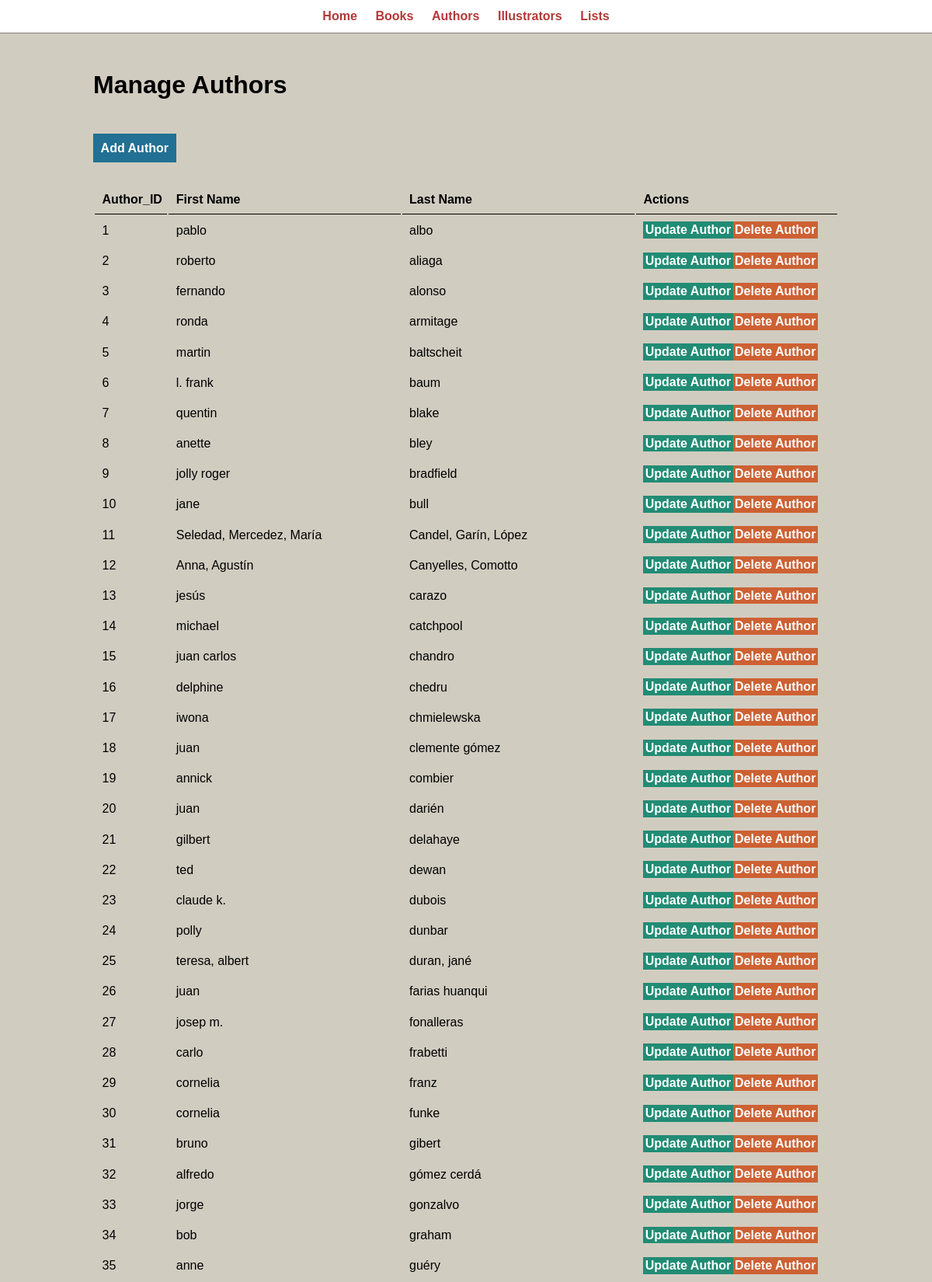
/admin/authors.php (upper part), run on the app's committed database.
### tables this page shows
CREATE TABLE `authors` (
  `author_id` int NOT NULL AUTO_INCREMENT,
  `first_name` varchar(64) DEFAULT NULL,
  `last_name` varchar(64) DEFAULT NULL,
  PRIMARY KEY (`author_id`)
);

### admin/authors.php (the view)
<?php include('./partials/menu.php');
$conn = new mysqli("localhost", "root", "t8G54prZ@Nfr", "madrid_libraries_project");?>
<div class="main-content">
    <div class="wrapper">
        <h1>Manage Authors</h1>
        <br /><br /><br />
        <a href="#" class="btn-primary">Add Author</a>
        <br /><br /><br />
        <table class="tbl-full">
            <tr>
                <th>Author_ID</th>
                <th>First Name</th>
                <th>Last Name</th>
                <th>Actions</th>
            </tr>
            <?php
            $sql= "SELECT * FROM authors";
            $res = mysqli_query($conn, $sql);
            $count = mysqli_num_rows($res);
            if($count>0){
                while ($row = mysqli_fetch_assoc($res)) {
                    $author_id = $row['author_id'];
                    $first_name = $row['first_name'];
                    $last_name = $row['last_name'];
                ?>
            <tr>
                <td><?php echo $author_id?></td>
                <td><?php echo $first_name?></td>
                <td><?php echo $last_name?></td>
                <td><a href="#" class="btn-secondary">Update Author</a><a href="#" class="btn-tertiary">Delete
                        Author</a></td>
            </tr>
            <?php
        }
        } ?>
        </table>
    </div>
</div>
<?php include('./partials/footer.php'); ?>

### MadridLibrariesProject/main/partials/menu.php (shortened to what this page needs)
<html lang="sp">
<head>
    <link rel="stylesheet" href="../css/main.css">
</head>
<body>
    <div class="menu text-center">
        <div class="wrapper">
            <ul>
                <li><a href="./index.php">Home</a></li>
                <li><a href="./books.php">Books</a></li>
                <li><a href="./authors.php">Authors</a></li>
                <li><a href="./illustrators.php">Illustrators</a></li>
                <li><a href="./lists.php">Lists</a></li>
            </ul>
        </div>
    </div>

### MadridLibrariesProject/main/partials/footer.php (shortened to what this page needs)
</body>
</html>

### MadridLibrariesProject/css/main.css (style rules this page uses)
* { margin: 0; padding: 0; font-family: Arial, Helvetica, sans-serif; }
.wrapper { padding: 1%; width: 80%; margin: 0 auto; }
.text-center { text-align: center; }
.tbl-full { width: 100%; }
table tr th { border-bottom: 1px solid black; padding: 1%; text-align: left; }
table tr td { padding: 1%; }
.btn-primary { background-color: #227093; padding: 1%; color: white; text-decoration: none; font-weight: bold; }
.btn-secondary { background-color: #218c74; padding: 1%; color: white; text-decoration: none; font-weight: bold; }
.btn-tertiary { background-color: #cd6133; padding: 1%; color: white; text-decoration: none; font-weight: bold; }
.menu { border-bottom: 1px solid #84817a; }
.menu ul { list-style-type: none; }
.menu ul li { display: inline; padding: 1%; }
.menu ul li a { text-decoration: none; font-weight: bold; color: #b33939; }
.main-content { background-color: #d1ccc0; padding: 3% 0; }

### data on the page
authors: author_id "1", first_name "pablo", last_name "albo"
authors: author_id "2", first_name "roberto", last_name "aliaga"
authors: author_id "3", first_name "fernando", last_name "alonso"
authors: author_id "4", first_name "ronda", last_name "armitage"
authors: author_id "5", first_name "martin", last_name "baltscheit"
authors: author_id "6", first_name "l. frank", last_name "baum"
authors: author_id "7", first_name "quentin", last_name "blake"
authors: author_id "8", first_name "anette", last_name "bley"
authors: author_id "9", first_name "jolly roger", last_name "bradfield"
authors: author_id "10", first_name "jane", last_name "bull"
authors: author_id "11", first_name "Seledad, Mercedez, María", last_name "Candel, Garín, López"
authors: author_id "12", first_name "Anna, Agustín", last_name "Canyelles, Comotto"
authors: author_id "13", first_name "jesús", last_name "carazo"
authors: author_id "14", first_name "michael", last_name "catchpool"
authors: author_id "15", first_name "juan carlos", last_name "chandro"
authors: author_id "16", first_name "delphine", last_name "chedru"
authors: author_id "17", first_name "iwona", last_name "chmielewska"
authors: author_id "18", first_name "juan", last_name "clemente gómez"
authors: author_id "19", first_name "annick", last_name "combier"
authors: author_id "20", first_name "juan", last_name "darién"
authors: author_id "21", first_name "gilbert", last_name "delahaye"
authors: author_id "22", first_name "ted", last_name "dewan"
authors: author_id "23", first_name "claude k.", last_name "dubois"
authors: author_id "24", first_name "polly", last_name "dunbar"
authors: author_id "25", first_name "teresa, albert", last_name "duran, jané"
authors: author_id "26", first_name "juan", last_name "farias huanqui"
authors: author_id "27", first_name "josep m.", last_name "fonalleras"
authors: author_id "28", first_name "carlo", last_name "frabetti"
authors: author_id "29", first_name "cornelia", last_name "franz"
authors: author_id "30", first_name "cornelia", last_name "funke"
authors: author_id "31", first_name "bruno", last_name "gibert"
authors: author_id "32", first_name "alfredo", last_name "gómez cerdá"
authors: author_id "33", first_name "jorge", last_name "gonzalvo"
authors: author_id "34", first_name "bob", last_name "graham"
authors: author_id "35", first_name "anne", last_name "guéry"
